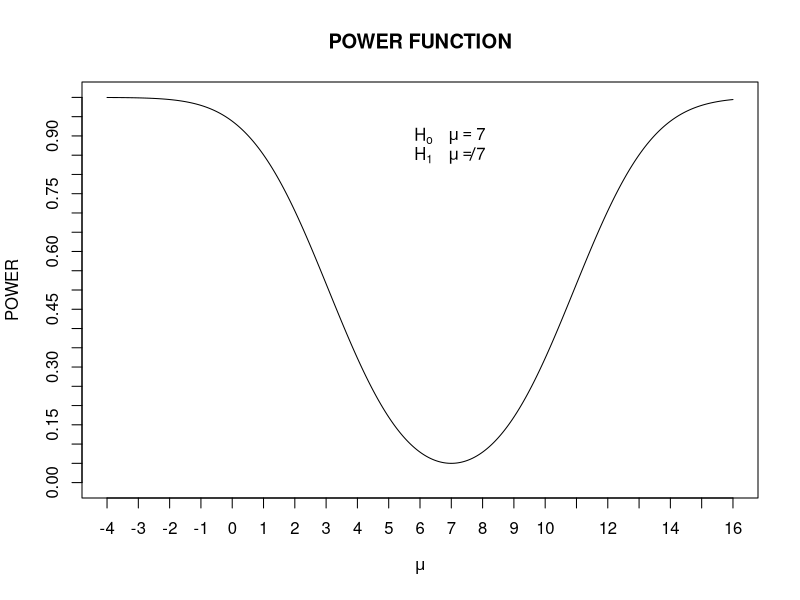

The R script that drew this image:
#postscript("u:/meth1/psfiles/powercurve3.ps",height=9,horizontal=FALSE)



mu0=7
mu3=seq(-4,16,.05)
delta3a= 1.96+.5*(mu0-mu3)
delta3b= -1.96+.5*(mu0-mu3)
pow3= pnorm(delta3b) + 1-pnorm(delta3a)
par(lab=c(15,21,4))
plot(mu3,pow3,type="l",ylim=c(0,1),xlab=expression(mu),ylab="POWER")
text(6.1, .9,expression(H[o] ))
text(7.5, .9,expression(mu == 7))   
text(6.1,.85,expression(H[1]))   
text(7.5,.85,expression(   mu != 7))   
title("POWER FUNCTION")
out3=cbind(mu3,pow3)


#graphics.off()
